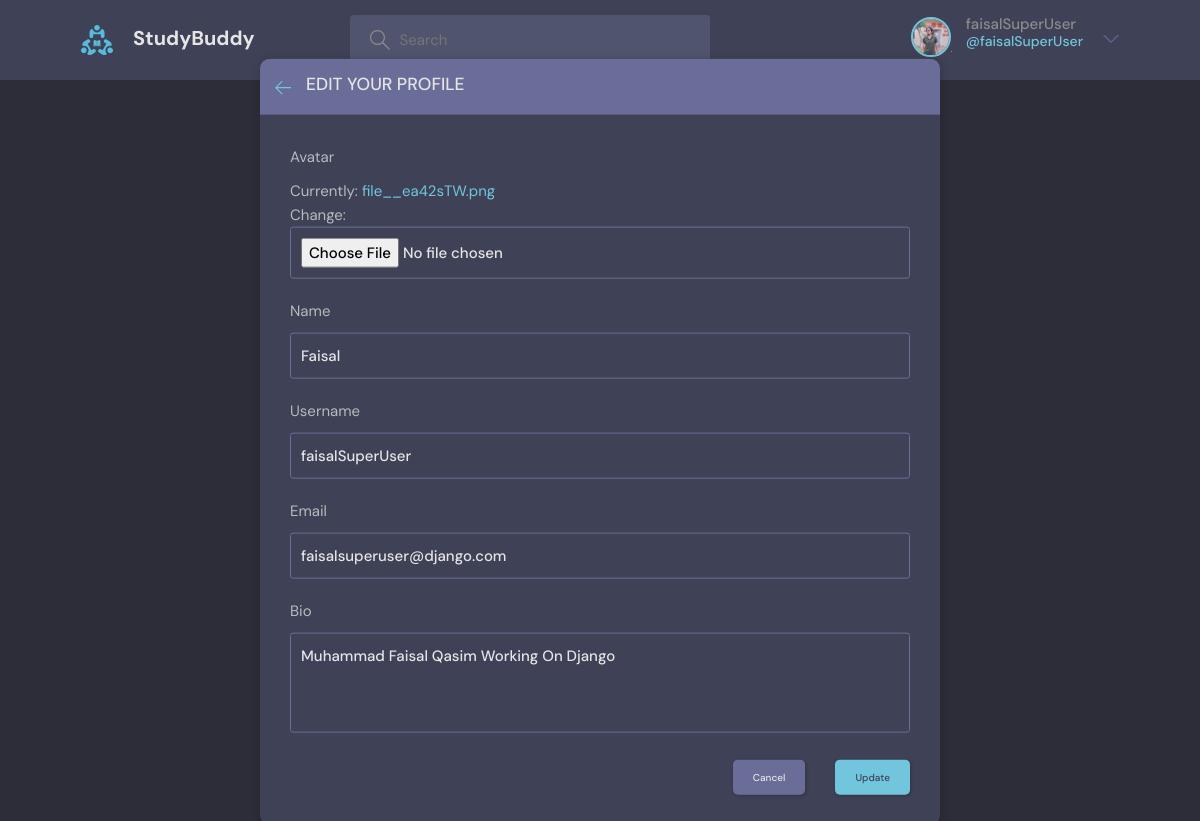
Screenshot of /update-profile/1 (signed in) with the database file from the repository.
### base/models.py (models this page shows)
class User(AbstractUser):
    name = models.CharField(max_length=200, null=True)
    email = models.EmailField(unique=True, null=True)
    bio = models.TextField(null=True)
    avatar = models.ImageField(("avatar"), null=True, default="avatar.svg")
    USERNAME_FIELD = 'email'
    REQUIRED_FIELDS = []

### base/views.py (the view)
# urls.py: path('update-profile/<str:id>', views.updateProfile, name='update-profile'),
@login_required(login_url='login')
def updateProfile(request, id):
    user = request.user
    user_form = UserForm(instance=user)
    if request.user != user:
        return HttpResponse('You Are Not Allowed Here')
    if request.method == 'POST':
        user_form = UserForm(request.POST, request.FILES, instance=user)
        if user_form.is_valid():
            user.save()
        return redirect("/")
    context = {
        'user_form': user_form,
        'user': user, }
    return render(request, 'base/user_form.html', context)

### base/forms.py
class UserForm(ModelForm):
    class Meta:
        model =User
        fields = ['avatar', 'name', 'username', 'email', 'bio']

### base/templates/base/user_form.html (shortened to what this page needs)
{% extends 'main.html' %} {% block title %} Room Page {% endblock title %} {% block content %}
    <main class="update-account layout">
        <div class="container">
            <div class="layout__box">
                <div class="layout__boxHeader">
                    <div class="layout__boxTitle">
                        <a href="{% url 'profile' user.id %}">
                            <svg version="1.1" xmlns="http://www.w3.org/2000/svg" width="32" height="32"
                                viewBox="0 0 32 32">
                                <title>arrow-left</title>
                                <path
                                    d="M13.723 2.286l-13.723 13.714 13.719 13.714 1.616-1.611-10.96-10.96h27.625v-2.286h-27.625l10.965-10.965-1.616-1.607z">
                                </path>
                            </svg>
                        </a>
                        <h3>Edit your profile</h3>
                    </div>
                </div>
                <div class="layout__body">
                    <form class="form" action="" method="POST" enctype="multipart/form-data">
                      {% for field in user_form %}
                        <div class="form__group">
                            <label for="profile_pic">{{ field.label }}</label>
                            {{ field }}
                        </div>
                      {% endfor %}
                        <div class="form__action">
                            <a class="btn btn--dark" href="/">Cancel</a>
                            <button class="btn btn--main" type="submit">Update</button>
                        </div>
                    </form>
                </div>
            </div>
        </div>
    </main>
{% endblock content %}

### templates/nav.html (shortened to what this page needs)
{% load static %}
<header class="header header--loggedIn">
  <div class="container">
    <a href="{% url 'rooms' %}" class="header__logo">
      <img src="{% static 'images/logo.svg' %}" />
      <h1>StudyBuddy</h1>
    </a>
    <form class="header__search">
      <label>
        <input name="q" placeholder="Search" />
      </label>
    </form>
    <nav class="header__menu">
      <div class="header__user">
        <a href="{% url 'profile' user.id %}">
          <div class="avatar avatar--medium active">
            <img src="{{user.avatar.url}}" alt="{{user.name}}" />
          </div>
          <p>{{ user.username }} <span>@{{ user.username }}</span></p>
        </a>
        <button class="dropdown-button">
          <svg
            version="1.1"
            xmlns="http://www.w3.org/2000/svg"
            width="32"
            height="32"
            viewBox="0 0 32 32"
          >
            <title>chevron-down</title>
            <path d="M16 21l-13-13h-3l16 16 16-16h-3l-13 13z"></path>
          </svg>
        </button>
      </div>
    </nav>
  </div>
</header>

### rows the page displays
User: avatar (picture), username "faisalSuperUser", user_form "Faisal" "faisalSuperUser" "faisalsuperuser@django.com" "Muhammad Faisal Qasim Working On Django"

### other values shown
{{ field.label }} "Avatar" "Name" "Username" "Email" "Bio"
